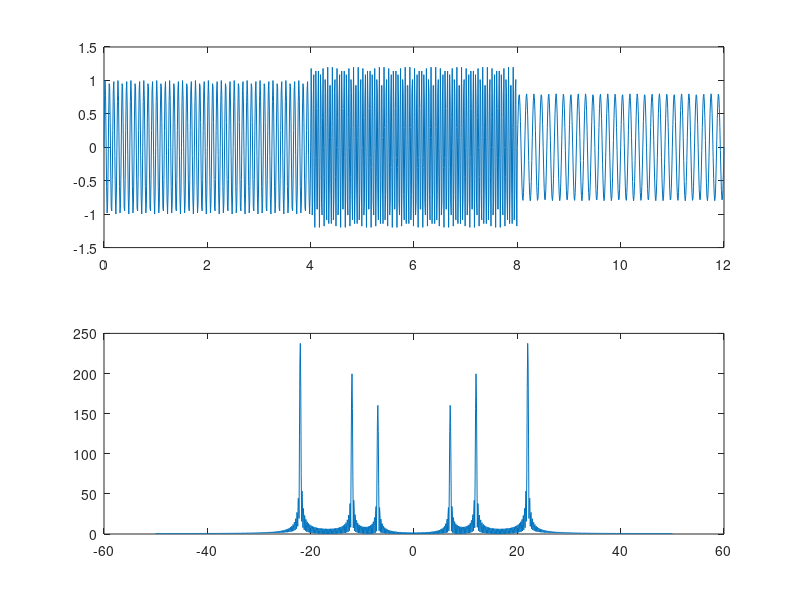
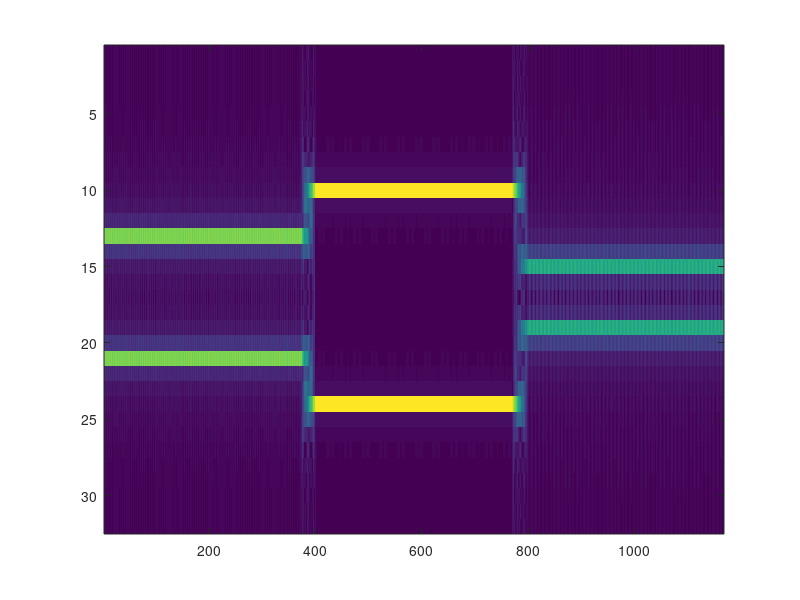

Here is the MATLAB script that generated these plots, in order: (Note: this script raises an error after producing the figures.)
%% analiza czasowo-czestotliwosciowa - STFT, wieloktrotne widmo amplitudowe dlka roznyh odcinkow sygnalu
close all; clear all; clc;
t=0:0.01:12;
Fs=100;
%dla t=<0,4>s sygnal harmoniczny amp=1, f=12hz
%dla t=(4,8>s sygnal harmoniczny amp1.2, f=22Hz
%dla t=(8,12>s sygnal harmoniczny amp=0.8, f=7Hz
%stworz sygnal x, policz i wyswietl widmo amplitudowe
 
x1=1.0*sin(2*pi*t*12).*(t>=0 & t<=4);
x2=1.2*sin(2*pi*t*22).*(t>4 & t<=8);
x3=0.8*sin(2*pi*t*7).*(t>8 & t<=12);
x=x1+x2+x3;
X=fftshift(fft(x));
f=linspace(-Fs/2,Fs/2,length(t));
WA=abs(X);
subplot(211), plot(t,x)
subplot(212), plot(f,WA)
okno=32; %szerokosc okna w ktorym bedziemy liczyc tranfoprmate fouriera
N=length(t);
A=zeros(okno,N-okno); %tabela dla wynikow
for k=1:(N-okno)
    xx=x(k:k+okno-1); %wyciagamy kawelk sygnalu
    WW=abs(fftshift(fft(xx)));
    A(:,k)=WW'; %zapisujemy wynik w k-atej kolumnie
end 
tt=(0:N-okno-1)/Fs;
ff=linspace(-Fs/2,Fs/2,okno);
figure;
imagesc(A); colorbar('vertical');
%okreslamy albo czas albo czestotliwosc, w zaleznosci od rozmiaru okna, nie
%da sie ustalic obu wartosci jednoczesnie
 